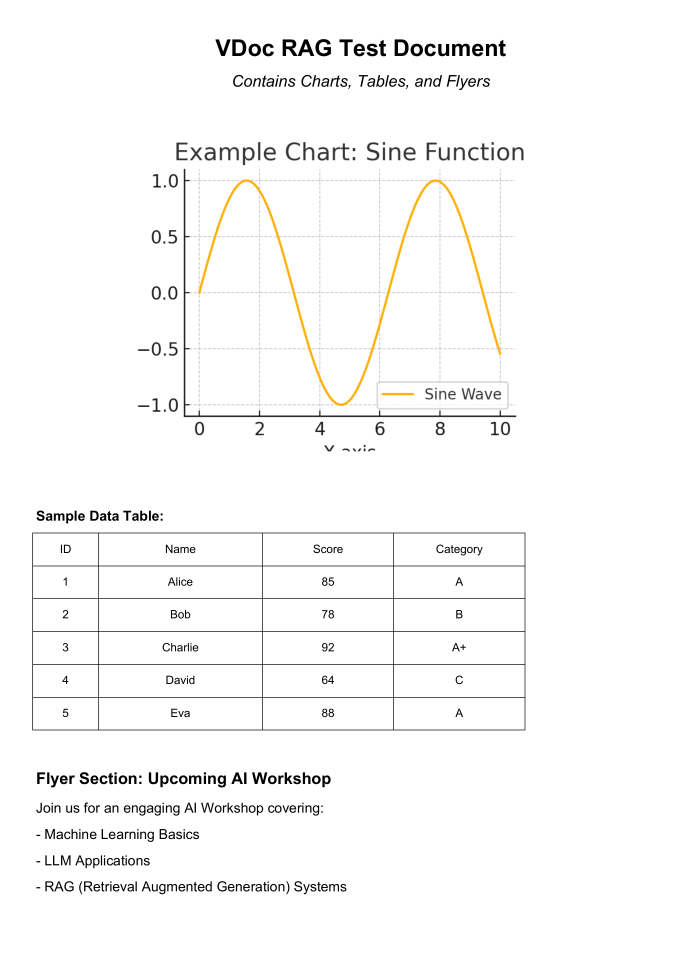
#> input picture samples/vdoc_rag_test_page1.png, 2067 x 2924 px, found by its file name (shown at 1/3 size)
$ python chart_detect.py
#> lines starting #> are read from the running program, lines starting #| are printed output that depends on the picture; after the words box and inside, x2 and y2 are one past the last pixel; in counts of white or black regions, pixels touching at a corner belong together
# app/chart_detect.py
import cv2
import os
import uuid
import numpy as np
from PIL import Image
import matplotlib.pyplot as plt

# 🗂️ Ensure charts dir exists inside project
BASE_DIR = os.path.dirname(os.path.abspath(__file__))
CHARTS_DIR = os.path.join(BASE_DIR, "charts")
os.makedirs(CHARTS_DIR, exist_ok=True)

def _ensure_bgr(img_or_path):
    """
    Accept file path, PIL.Image, or ndarray → return OpenCV BGR ndarray.
    """
#> called with img_or_path = 'samples/vdoc_rag_test_page1.png'
    if isinstance(img_or_path, str):
        img = cv2.imread(img_or_path)
#> img is the input picture: shape (2924, 2067, 3); mean B, G, R 248.7, 249.2, 249.4
        if img is None:
            raise ValueError(f"[chart_detect] cv2.imread failed: {img_or_path}")
        return img
    if isinstance(img_or_path, Image.Image):
        return cv2.cvtColor(np.array(img_or_path), cv2.COLOR_RGB2BGR)
    if isinstance(img_or_path, np.ndarray):
        return img
    raise ValueError("[chart_detect] Unsupported image type.")

def detect_charts(image_or_path, min_area=15000, debug=False, visualize=False):
    """
    Detect chart-like rectangular regions in a page image.
    Saves cropped charts into CHARTS_DIR and returns metadata list.
    Each item: {"bbox": (x0,y0,x1,y1), "image_path": "<abs path>"}
    """
    try:
        img = _ensure_bgr(image_or_path)
    except Exception as e:
        print("[chart_detect] load error:", e)
        return []

    gray = cv2.cvtColor(img, cv2.COLOR_BGR2GRAY)
    gray = cv2.equalizeHist(gray)
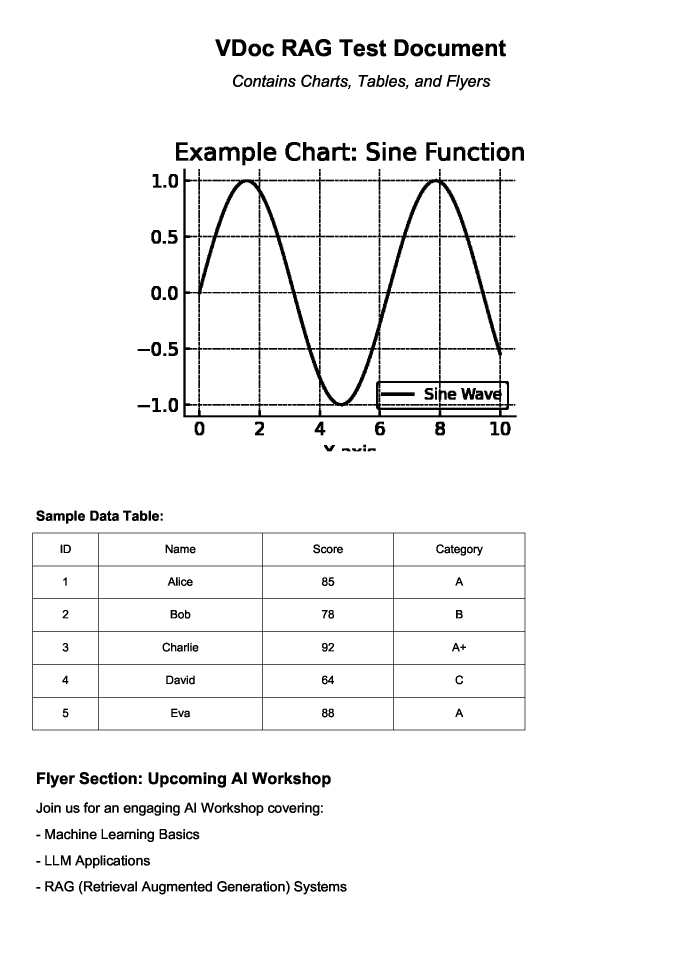
#> gray: shape (2924, 2067) (shown at 1/3 size); min 0, max 255, mean 244.8
    blur = cv2.GaussianBlur(gray, (5, 5), 0)

    # Canny edge detection — lowered thresholds for faint edges
    edges = cv2.Canny(blur, 30, 100)
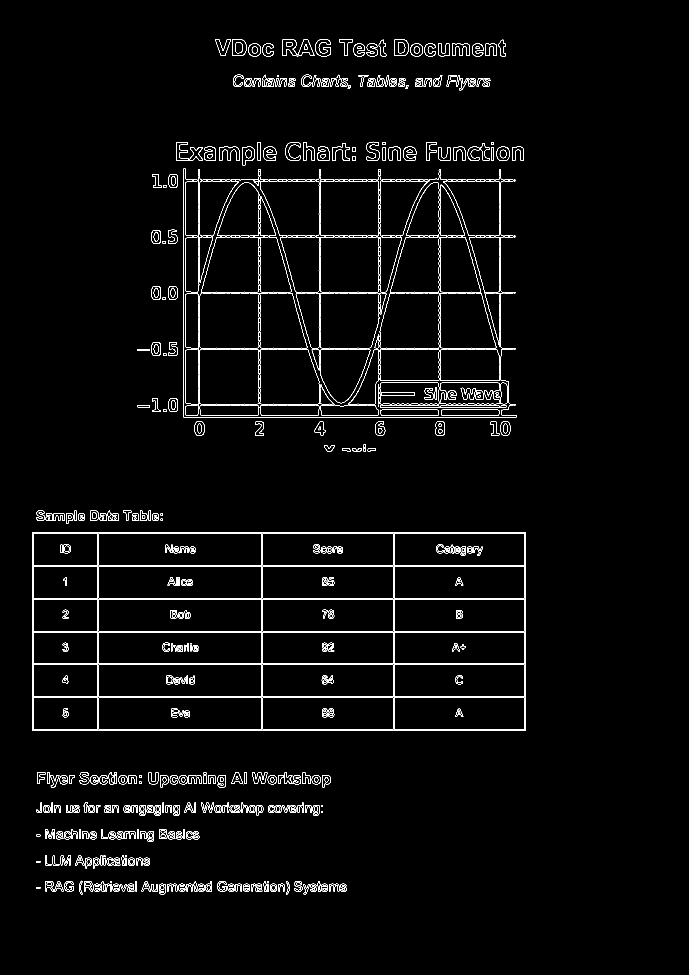
#> edges: shape (2924, 2067) (shown at 1/3 size); 1.7% white in thin lines or dots, all inside (x1, y1, x2, y2) = (96, 117, 1577, 2684)
    contours, _ = cv2.findContours(edges, cv2.RETR_EXTERNAL, cv2.CHAIN_APPROX_SIMPLE)
#> contours = 474 contours, 50 with area under 20; largest, box (x1, y1, x2, y2) and area: (96, 1597, 1577, 2192) 879118, (550, 506, 1550, 1252) 274484, (1183, 118, 1226, 168) 1919, (696, 118, 739, 168) 1919, (727, 440, 765, 496) 1529

    h_img, w_img = img.shape[:2]
#> h_img = 2924; w_img = 2067
    charts = []

    if debug:
        print(f"[chart_detect] Found {len(contours)} raw contours")
#| [chart_detect] Found 474 raw contours

    for c in contours:
        x, y, w, h = cv2.boundingRect(c)
        area = w * h
        aspect = w / (h + 1e-8)

        # 🔧 More forgiving filtering
        if area < min_area * 0.5:
            continue
        if w > 0.98 * w_img or h > 0.98 * h_img:
            continue
        if not (0.1 < aspect < 10.0):
            continue

        # Merge very close bounding boxes
        merged = False
        for prev in charts:
            px0, py0, px1, py1 = prev["bbox"]
            # Overlap or close enough
            if abs(x - px0) < 50 and abs(y - py0) < 50:
                px0, py0 = min(px0, x), min(py0, y)
                px1, py1 = max(px1, x + w), max(py1, y + h)
                prev["bbox"] = (px0, py0, px1, py1)
                merged = True
                break
        if merged:
            continue

        # Slight padding
        pad_x = int(min(0.1 * w, 40))
        pad_y = int(min(0.1 * h, 40))
        x0 = max(0, x - pad_x)
        y0 = max(0, y - pad_y)
        x1 = min(w_img, x + w + pad_x)
        y1 = min(h_img, y + h + pad_y)

        crop = img[y0:y1, x0:x1]
        crop_name = f"chart_{uuid.uuid4().hex}.png"
        crop_path = os.path.join(CHARTS_DIR, crop_name)

        try:
            cv2.imwrite(crop_path, crop)
            charts.append({"bbox": (x0, y0, x1, y1), "image_path": crop_path})
        except Exception as e:
            print(f"[chart_detect] Failed saving {crop_path}: {e}")
#> this loop made 474 passes
#> (x, y, w, h, area, aspect) on passes 3 to 5: (909, 2652, 21, 31, 651, 0.677), (455, 2652, 19, 23, 437, 0.826), (360, 2652, 21, 22, 462, 0.955)
#> after the loop, charts = 2 items; prev = 2 items

    # Sort by size (largest first)
    charts.sort(key=lambda c: (c["bbox"][2] - c["bbox"][0]) * (c["bbox"][3] - c["bbox"][1]), reverse=True)

    if debug:
        print(f"[chart_detect] ✅ Detected {len(charts)} likely chart(s). Saved to {CHARTS_DIR}")
#| [chart_detect] ✅ Detected 2 likely chart(s). Saved to app/charts

    # 🧠 Optional: Visualize results
    if visualize:
        vis = img.copy()
        for c in charts:
            x0, y0, x1, y1 = c["bbox"]
            cv2.rectangle(vis, (x0, y0), (x1, y1), (0, 255, 0), 3)
#> this loop made 2 passes
#> (x0, y0, x1, y1) on passes 1 to 2: (56, 1557, 1617, 2232), (510, 466, 1590, 1292)
        plt.figure(figsize=(12, 10))
        plt.imshow(cv2.cvtColor(vis, cv2.COLOR_BGR2RGB))
        plt.title(f"Detected {len(charts)} chart(s)")
        plt.axis("off")
        plt.show()
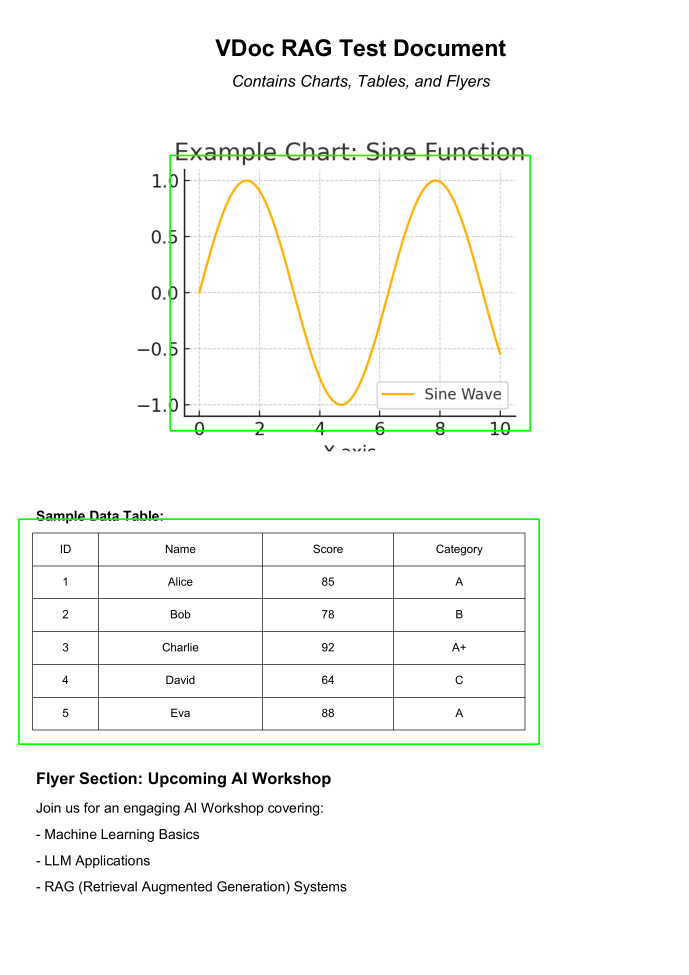
#> shown: shape (2924, 2067, 3) (shown at 1/3 size); mean R, G, B 247.8, 249.3, 247.1

    return charts

# Manual debug run
if __name__ == "__main__":
    test_image = "samples/vdoc_rag_test_page1.png"  # example path
    results = detect_charts(test_image, debug=True, visualize=True)
#> results = 2 items
    for r in results:
        print(r)
#> this loop made 2 passes
#| {'bbox': (56, 1557, 1617, 2232), 'image_path': 'app/charts/chart_4ebe46629518454e804905916ec4ef95.png'}
#| {'bbox': (510, 466, 1590, 1292), 'image_path': 'app/charts/chart_1c2c39cf7f4340a09febd25fa3a59d1c.png'}
